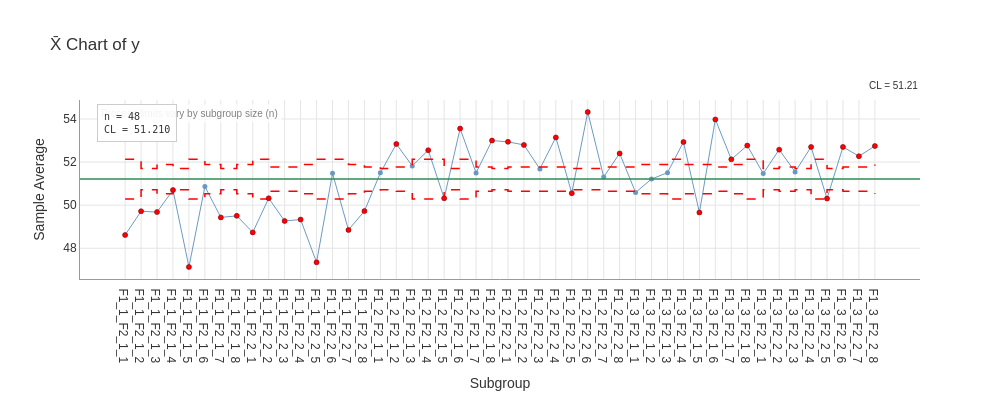

The code cell stored with this chart in its notebook:
### Markdown cell above
## The collapse rule

States 4–6 never *analyze* as 4–6: the empty cells are removed from the analysis grid, and what remains is a complete grid at the corresponding replication level. That is the deterministic collapse you just watched:

| ODS | grid | ADS after removing empty cells |
|-----|------|-------------------------------|
| 4 | full replication, empty cells | **1** |
| 5 | no replication, empty cells | **2** |
| 6 | partial replication, empty cells | **3** |

So the analytical machinery only ever needs to handle states 1–3 — but the *observed* state still matters: it tells you your data collection missed planned combinations.

### Code cell
# State 1 - full replication: every cell has n >= 2, Xbar-S with exact limits
study1 = ProcessBehavior(synthetic.make_design(1, seed=11)).formulate(
    response='y', factors=['factor 1', 'factor 2'], time='time')

result = study1.execute(companion=True)
print(f"charts: {result.all_charts}")
result.plot(chart='Xbar', show_stats=True)

### Figure 1 — Plotly figure (JSON) as saved in the notebook; plotly's stock layout.template omitted (floating-point values rounded to 4 significant figures)
{"data": [{"hovertemplate": "%{x}<br>%{y:.3f}<extra></extra>", "line": {"color": "steelblue", "width": 1.0}, "marker": {"color": "steelblue", "size": 5}, "mode": "lines+markers", "name": "Xbar", "opacity": 0.8, "type": "scatter", "x": ["F1_1_F2_1_1", "F1_1_F2_1_2", "F1_1_F2_1_3", "F1_1_F2_1_4", "F1_1_F2_1_5", "F1_1_F2_1_6", "F1_1_F2_1_7", "F1_1_F2_1_8", "F1_1_F2_2_1", "F1_1_F2_2_2", "F1_1_F2_2_3", "F1_1_F2_2_4", "F1_1_F2_2_5", "F1_1_F2_2_6", "F1_1_F2_2_7", "F1_1_F2_2_8", "F1_2_F2_1_1", "F1_2_F2_1_2", "F1_2_F2_1_3", "F1_2_F2_1_4", "F1_2_F2_1_5", "F1_2_F2_1_6", "F1_2_F2_1_7", "F1_2_F2_1_8", "F1_2_F2_2_1", "F1_2_F2_2_2", "F1_2_F2_2_3", "F1_2_F2_2_4", "F1_2_F2_2_5", "F1_2_F2_2_6", "F1_2_F2_2_7", "F1_2_F2_2_8", "F1_3_F2_1_1", "F1_3_F2_1_2", "F1_3_F2_1_3", "F1_3_F2_1_4", "F1_3_F2_1_5", "F1_3_F2_1_6", "F1_3_F2_1_7", "F1_3_F2_1_8", "F1_3_F2_2_1", "F1_3_F2_2_2", "F1_3_F2_2_3", "F1_3_F2_2_4", "F1_3_F2_2_5", "F1_3_F2_2_6", "F1_3_F2_2_7", "F1_3_F2_2_8"], "y": [48.62, 49.72, 49.68, 50.7, 47.13, 50.87, 49.43, 49.5, 48.74, 50.32, 49.27, 49.33, 47.35, 51.48, 48.85, 49.73, 51.5, 52.84, 51.82, 52.55, 50.32, 53.56, 51.5, 53.0, 52.94, 52.8, 51.68, 53.15, 50.56, 54.32, 51.31, 52.4, 50.59, 51.22, 51.51, 52.93, 49.66, 53.98, 52.13, 52.77, 51.47, 52.58, 51.54, 52.7, 50.3, 52.7, 52.27, 52.74]}, {"hovertemplate": "UPL: %{y:.3f}<extra></extra>", "line": {"color": "red", "dash": "dash", "width": 1.5}, "mode": "lines", "name": "UPL (varies)", "showlegend": false, "type": "scatter", "x": ["F1_1_F2_1_1", "F1_1_F2_1_2", "F1_1_F2_1_2", "F1_1_F2_1_3", "F1_1_F2_1_3", "F1_1_F2_1_4", "F1_1_F2_1_4", "F1_1_F2_1_5", "F1_1_F2_1_5", "F1_1_F2_1_6", "F1_1_F2_1_6", "F1_1_F2_1_7", "F1_1_F2_1_7", "F1_1_F2_1_8", "F1_1_F2_1_8", "F1_1_F2_2_1", "F1_1_F2_2_1", "F1_1_F2_2_2", "F1_1_F2_2_2", "F1_1_F2_2_3", "F1_1_F2_2_3", "F1_1_F2_2_4", "F1_1_F2_2_4", "F1_1_F2_2_5", "F1_1_F2_2_5", "F1_1_F2_2_6", "F1_1_F2_2_6", "F1_1_F2_2_7", "F1_1_F2_2_7", "F1_1_F2_2_8", "F1_1_F2_2_8", "F1_2_F2_1_1", "F1_2_F2_1_1", "F1_2_F2_1_2", "F1_2_F2_1_2", "F1_2_F2_1_3", "F1_2_F2_1_3", "F1_2_F2_1_4", "F1_2_F2_1_4", "F1_2_F2_1_5", "F1_2_F2_1_5", "F1_2_F2_1_6", "F1_2_F2_1_6", "F1_2_F2_1_7", "F1_2_F2_1_7", "F1_2_F2_1_8", "F1_2_F2_1_8", "F1_2_F2_2_1", "F1_2_F2_2_1", "F1_2_F2_2_2", "F1_2_F2_2_2", "F1_2_F2_2_3", "F1_2_F2_2_3", "F1_2_F2_2_4", "F1_2_F2_2_4", "F1_2_F2_2_5", "F1_2_F2_2_5", "F1_2_F2_2_6", "F1_2_F2_2_6", "F1_2_F2_2_7", "F1_2_F2_2_7", "F1_2_F2_2_8", "F1_2_F2_2_8", "F1_3_F2_1_1", "F1_3_F2_1_1", "F1_3_F2_1_2", "F1_3_F2_1_2", "F1_3_F2_1_3", "F1_3_F2_1_3", "F1_3_F2_1_4", "F1_3_F2_1_4", "F1_3_F2_1_5", "F1_3_F2_1_5", "F1_3_F2_1_6", "F1_3_F2_1_6", "F1_3_F2_1_7", "F1_3_F2_1_7", "F1_3_F2_1_8", "F1_3_F2_1_8", "F1_3_F2_2_1", "F1_3_F2_2_1", "F1_3_F2_2_2", "F1_3_F2_2_2", "F1_3_F2_2_3", "F1_3_F2_2_3", "F1_3_F2_2_4", "F1_3_F2_2_4", "F1_3_F2_2_5", "F1_3_F2_2_5", "F1_3_F2_2_6", "F1_3_F2_2_6", "F1_3_F2_2_7", "F1_3_F2_2_7", "F1_3_F2_2_8", "F1_3_F2_2_8"], "y": [52.14, 52.14, 51.71, 51.71, 51.89, 51.89, 51.71, 51.71, 52.14, 52.14, 51.89, 51.89, 51.71, 51.71, 51.89, 51.89, 52.14, 52.14, 51.78, 51.78, 51.78, 51.78, 51.89, 51.89, 52.14, 52.14, 52.14, 52.14, 51.89, 51.89, 51.78, 51.78, 51.71, 51.71, 51.78, 51.78, 52.14, 52.14, 52.14, 52.14, 51.71, 51.71, 52.14, 52.14, 51.78, 51.78, 51.71, 51.71, 51.78, 51.78, 51.78, 51.78, 51.78, 51.78, 51.78, 51.78, 51.71, 51.71, 51.71, 51.71, 51.78, 51.78, 51.78, 51.78, 51.89, 51.89, 51.89, 51.89, 52.14, 52.14, 51.89, 51.89, 51.89, 51.89, 51.78, 51.78, 51.89, 51.89, 52.14, 52.14, 51.71, 51.71, 51.78, 51.78, 51.71, 51.71, 52.14, 52.14, 51.71, 51.71, 51.78, 51.78, 51.78, 51.78, 51.89]}, {"hovertemplate": "LPL: %{y:.3f}<extra></extra>", "line": {"color": "red", "dash": "dash", "width": 1.5}, "mode": "lines", "name": "LPL (varies)", "showlegend": false, "type": "scatter", "x": ["F1_1_F2_1_1", "F1_1_F2_1_2", "F1_1_F2_1_2", "F1_1_F2_1_3", "F1_1_F2_1_3", "F1_1_F2_1_4", "F1_1_F2_1_4", "F1_1_F2_1_5", "F1_1_F2_1_5", "F1_1_F2_1_6", "F1_1_F2_1_6", "F1_1_F2_1_7", "F1_1_F2_1_7", "F1_1_F2_1_8", "F1_1_F2_1_8", "F1_1_F2_2_1", "F1_1_F2_2_1", "F1_1_F2_2_2", "F1_1_F2_2_2", "F1_1_F2_2_3", "F1_1_F2_2_3", "F1_1_F2_2_4", "F1_1_F2_2_4", "F1_1_F2_2_5", "F1_1_F2_2_5", "F1_1_F2_2_6", "F1_1_F2_2_6", "F1_1_F2_2_7", "F1_1_F2_2_7", "F1_1_F2_2_8", "F1_1_F2_2_8", "F1_2_F2_1_1", "F1_2_F2_1_1", "F1_2_F2_1_2", "F1_2_F2_1_2", "F1_2_F2_1_3", "F1_2_F2_1_3", "F1_2_F2_1_4", "F1_2_F2_1_4", "F1_2_F2_1_5", "F1_2_F2_1_5", "F1_2_F2_1_6", "F1_2_F2_1_6", "F1_2_F2_1_7", "F1_2_F2_1_7", "F1_2_F2_1_8", "F1_2_F2_1_8", "F1_2_F2_2_1", "F1_2_F2_2_1", "F1_2_F2_2_2", "F1_2_F2_2_2", "F1_2_F2_2_3", "F1_2_F2_2_3", "F1_2_F2_2_4", "F1_2_F2_2_4", "F1_2_F2_2_5", "F1_2_F2_2_5", "F1_2_F2_2_6", "F1_2_F2_2_6", "F1_2_F2_2_7", "F1_2_F2_2_7", "F1_2_F2_2_8", "F1_2_F2_2_8", "F1_3_F2_1_1", "F1_3_F2_1_1", "F1_3_F2_1_2", "F1_3_F2_1_2", "F1_3_F2_1_3", "F1_3_F2_1_3", "F1_3_F2_1_4", "F1_3_F2_1_4", "F1_3_F2_1_5", "F1_3_F2_1_5", "F1_3_F2_1_6", "F1_3_F2_1_6", "F1_3_F2_1_7", "F1_3_F2_1_7", "F1_3_F2_1_8", "F1_3_F2_1_8", "F1_3_F2_2_1", "F1_3_F2_2_1", "F1_3_F2_2_2", "F1_3_F2_2_2", "F1_3_F2_2_3", "F1_3_F2_2_3", "F1_3_F2_2_4", "F1_3_F2_2_4", "F1_3_F2_2_5", "F1_3_F2_2_5", "F1_3_F2_2_6", "F1_3_F2_2_6", "F1_3_F2_2_7", "F1_3_F2_2_7", "F1_3_F2_2_8", "F1_3_F2_2_8"], "y": [50.28, 50.28, 50.71, 50.71, 50.53, 50.53, 50.71, 50.71, 50.28, 50.28, 50.53, 50.53, 50.71, 50.71, 50.53, 50.53, 50.28, 50.28, 50.64, 50.64, 50.64, 50.64, 50.53, 50.53, 50.28, 50.28, 50.28, 50.28, 50.53, 50.53, 50.64, 50.64, 50.71, 50.71, 50.64, 50.64, 50.28, 50.28, 50.28, 50.28, 50.71, 50.71, 50.28, 50.28, 50.64, 50.64, 50.71, 50.71, 50.64, 50.64, 50.64, 50.64, 50.64, 50.64, 50.64, 50.64, 50.71, 50.71, 50.71, 50.71, 50.64, 50.64, 50.64, 50.64, 50.53, 50.53, 50.53, 50.53, 50.28, 50.28, 50.53, 50.53, 50.53, 50.53, 50.64, 50.64, 50.53, 50.53, 50.28, 50.28, 50.71, 50.71, 50.64, 50.64, 50.71, 50.71, 50.28, 50.28, 50.71, 50.71, 50.64, 50.64, 50.64, 50.64, 50.53]}, {"hovertemplate": "Beyond Limits<br>%{x}<br>%{y:.3f}<extra></extra>", "marker": {"color": "red", "line": {"color": "darkred", "width": 0.5}, "size": 5, "symbol": "circle"}, "mode": "markers", "name": "Beyond Limits", "showlegend": false, "type": "scatter", "x": ["F1_1_F2_1_1", "F1_1_F2_1_2", "F1_1_F2_1_3", "F1_1_F2_1_4", "F1_1_F2_1_5", "F1_1_F2_1_7", "F1_1_F2_1_8", "F1_1_F2_2_1", "F1_1_F2_2_2", "F1_1_F2_2_3", "F1_1_F2_2_4", "F1_1_F2_2_5", "F1_1_F2_2_7", "F1_1_F2_2_8", "F1_2_F2_1_2", "F1_2_F2_1_4", "F1_2_F2_1_5", "F1_2_F2_1_6", "F1_2_F2_1_8", "F1_2_F2_2_1", "F1_2_F2_2_2", "F1_2_F2_2_4", "F1_2_F2_2_5", "F1_2_F2_2_6", "F1_2_F2_2_8", "F1_3_F2_1_4", "F1_3_F2_1_5", "F1_3_F2_1_6", "F1_3_F2_1_7", "F1_3_F2_1_8", "F1_3_F2_2_2", "F1_3_F2_2_4", "F1_3_F2_2_5", "F1_3_F2_2_6", "F1_3_F2_2_7", "F1_3_F2_2_8"], "y": [48.62, 49.72, 49.68, 50.7, 47.13, 49.43, 49.5, 48.74, 50.32, 49.27, 49.33, 47.35, 48.85, 49.73, 52.84, 52.55, 50.32, 53.56, 53.0, 52.94, 52.8, 53.15, 50.56, 54.32, 52.4, 52.93, 49.66, 53.98, 52.13, 52.77, 52.58, 52.7, 50.3, 52.7, 52.27, 52.74]}], "layout": {"annotations": [{"bgcolor": "rgba(255,255,255,0.8)", "borderpad": 3, "font": {"color": "gray", "size": 10}, "showarrow": false, "text": "Process limits vary by subgroup size (n)", "x": 0.02, "xref": "paper", "y": 0.98, "yref": "paper"}, {"bgcolor": "rgba(255,255,255,0.7)", "font": {"color": "#333333", "size": 10}, "showarrow": false, "text": "CL = 51.21", "x": 1.0, "xanchor": "right", "xref": "paper", "y": 1.04, "yanchor": "bottom", "yref": "paper"}, {"align": "left", "bgcolor": "rgba(255, 255, 255, 0.9)", "bordercolor": "#CCCCCC", "borderpad": 6, "borderwidth": 1, "font": {"color": "#333333", "family": "monospace", "size": 10}, "showarrow": false, "text": "n = 48<br>CL = 51.210", "x": 0.02, "xanchor": "left", "xref": "paper", "y": 0.98, "yanchor": "top", "yref": "paper"}], "font": {"color": "#333333", "family": "Arial, sans-serif", "size": 12}, "height": 400, "hovermode": "x unified", "margin": {"b": 80}, "paper_bgcolor": "white", "plot_bgcolor": "white", "shapes": [{"line": {"color": "#2E8B57", "dash": "solid", "width": 1.5}, "type": "line", "x0": 0, "x1": 1, "xref": "x domain", "y0": 51.21, "y1": 51.21}], "showlegend": false, "title": {"text": "X̄ Chart of y"}, "width": 1000, "xaxis": {"automargin": true, "gridcolor": "#E5E5E5", "gridwidth": 1.0, "linecolor": "#999999", "linewidth": 1.0, "showgrid": true, "showline": true, "title": {"text": "Subgroup"}, "type": "category"}, "yaxis": {"gridcolor": "#E5E5E5", "gridwidth": 1.0, "linecolor": "#999999", "linewidth": 1.0, "showgrid": true, "showline": true, "title": {"text": "Sample Average"}, "zeroline": false}}}
